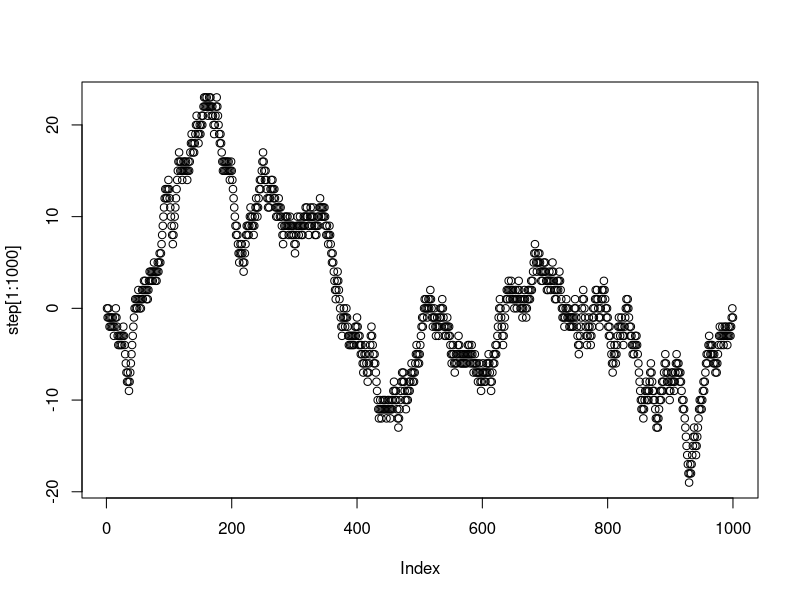

Source code (R):
## ---- chunk 1
knitr::opts_chunk$set(echo = TRUE, message=FALSE)
## ---- chunk 2
library(dplyr)
library(ggplot2)
## ---- chunk 3
my_paragraph <- "Microorganisms include all unicellular organisms and so are extremely diverse, living in almost every habitat, with some adapted to extremes such as very hot or very cold conditions, others to high pressure, and a few, such as Deinococcus radiodurans, which are adapted to high-radiation environments. Microorganisms also make up the microbiota found in and on all multicellular organisms. There is evidence that 3.45-billion-year-old Australian rocks once contained microorganisms, the earliest direct evidence of life on Earth. Microbes are important in human culture and health in many ways, serving to ferment foods and treat sewage, and to produce fuel, enzymes, and other bioactive compounds. This low-temperature electron micrograph shows a cluster of E. coli bacteria, magnified 10,000 times."

the_letters <- unlist(strsplit(my_paragraph, split = ""))
wiki <- tolower(the_letters)
letter_counts <- table(wiki)
letter_counts <- data.frame(letter_counts)

letters_only <- letter_counts %>% 
  filter(wiki %in%letters == TRUE)

total_letters <- sum(letters_only$Freq)

letters_only2 <- letters_only %>% 
  mutate(prob = Freq/total_letters)

letters_only2 %>% head()
## ---- chunk 4

my_letters <- sample(letters_only2$wiki,50*5,replace=TRUE, prob = letters_only2$prob)

my_strings <- matrix(my_letters, ncol=5)

paste(my_strings[1,], collapse="")

random_strings <-c()
for(i in 1:dim(my_strings)[1]){
  random_strings[i] <- paste(my_strings[i,], collapse="")
}

random_strings
## ---- chunk 5
step <- c(0)
for(i in 1:10000){
  coin_flip <- sample(c(1,-1),1)
  step[i+1]<- step[i]+ coin_flip
}


plot(step[1:1000])

## ---- chunk 6
max(step)
min(step)
## ---- chunk 7
logical_step <- sign(step)

sequence <- c()
counter <- 0
for( i in 1:length(logical_step)){
 if(logical_step[i] == 0){
   sequence <- c(sequence,counter)
   counter <- 0
 } else {
     counter <- counter+logical_step[i]
   }
}

max(sequence)
